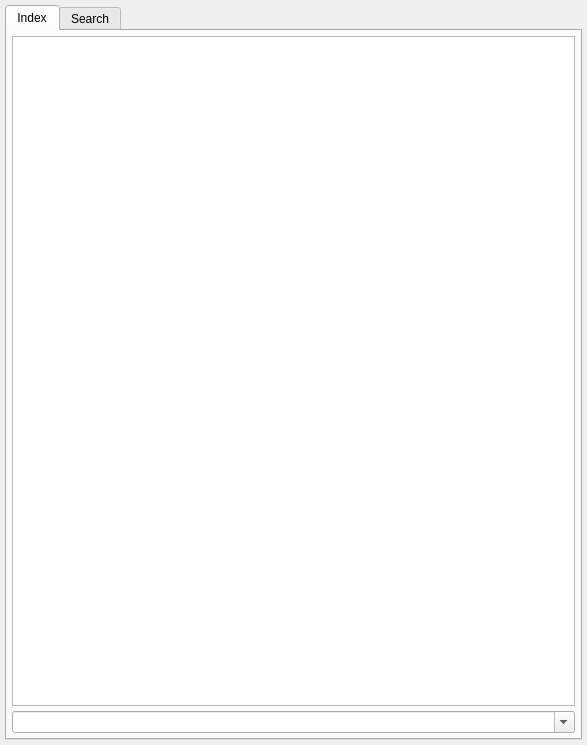
<?xml version="1.0" encoding="UTF-8"?>
<ui version="4.0">
 <class>MainWidget</class>
 <widget class="QWidget" name="MainWidget">
  <property name="geometry">
   <rect>
    <x>0</x>
    <y>0</y>
    <width>587</width>
    <height>745</height>
   </rect>
  </property>
  <property name="sizePolicy">
   <sizepolicy hsizetype="Preferred" vsizetype="Preferred">
    <horstretch>0</horstretch>
    <verstretch>0</verstretch>
   </sizepolicy>
  </property>
  <property name="windowTitle">
   <string notr="true">WordList</string>
  </property>
  <layout class="QHBoxLayout" name="horizontalLayout">
   <item>
    <widget class="QTabWidget" name="tabWidget">
     <property name="tabPosition">
      <enum>QTabWidget::North</enum>
     </property>
     <property name="tabShape">
      <enum>QTabWidget::Rounded</enum>
     </property>
     <property name="currentIndex">
      <number>0</number>
     </property>
     <widget class="QWidget" name="indexTab">
      <attribute name="title">
       <string>Index</string>
      </attribute>
      <layout class="QVBoxLayout" name="verticalLayout">
       <item>
        <widget class="QListView" name="indexList">
         <property name="autoScroll">
          <bool>true</bool>
         </property>
         <property name="editTriggers">
          <set>QAbstractItemView::NoEditTriggers</set>
         </property>
         <property name="showDropIndicator" stdset="0">
          <bool>false</bool>
         </property>
         <property name="alternatingRowColors">
          <bool>false</bool>
         </property>
         <property name="selectionBehavior">
          <enum>QAbstractItemView::SelectRows</enum>
         </property>
         <property name="selectionRectVisible">
          <bool>false</bool>
         </property>
        </widget>
       </item>
       <item>
        <widget class="QComboBox" name="indexCombo">
         <property name="autoFillBackground">
          <bool>false</bool>
         </property>
         <property name="editable">
          <bool>true</bool>
         </property>
         <property name="insertPolicy">
          <enum>QComboBox::InsertAtTop</enum>
         </property>
         <property name="frame">
          <bool>true</bool>
         </property>
        </widget>
       </item>
      </layout>
     </widget>
     <widget class="QWidget" name="searchTab">
      <attribute name="title">
       <string>Search</string>
      </attribute>
      <layout class="QVBoxLayout" name="verticalLayout_2">
       <item>
        <widget class="QTableView" name="searchTable">
         <property name="autoScroll">
          <bool>true</bool>
         </property>
         <property name="editTriggers">
          <set>QAbstractItemView::NoEditTriggers</set>
         </property>
         <property name="tabKeyNavigation">
          <bool>false</bool>
         </property>
         <property name="showDropIndicator" stdset="0">
          <bool>false</bool>
         </property>
         <property name="dragDropOverwriteMode">
          <bool>false</bool>
         </property>
         <property name="selectionMode">
          <enum>QAbstractItemView::SingleSelection</enum>
         </property>
         <property name="selectionBehavior">
          <enum>QAbstractItemView::SelectRows</enum>
         </property>
         <property name="horizontalScrollMode">
          <enum>QAbstractItemView::ScrollPerPixel</enum>
         </property>
         <property name="wordWrap">
          <bool>false</bool>
         </property>
         <property name="cornerButtonEnabled">
          <bool>false</bool>
         </property>
         <attribute name="horizontalHeaderVisible">
          <bool>false</bool>
         </attribute>
         <attribute name="horizontalHeaderHighlightSections">
          <bool>false</bool>
         </attribute>
         <attribute name="verticalHeaderVisible">
          <bool>false</bool>
         </attribute>
         <attribute name="verticalHeaderHighlightSections">
          <bool>false</bool>
         </attribute>
        </widget>
       </item>
       <item>
        <layout class="QHBoxLayout" name="horizontalLayout_2">
         <item>
          <widget class="QComboBox" name="searchCombo">
           <property name="editable">
            <bool>true</bool>
           </property>
           <property name="insertPolicy">
            <enum>QComboBox::InsertAtTop</enum>
           </property>
          </widget>
         </item>
         <item>
          <widget class="QCheckBox" name="rxCheck">
           <property name="enabled">
            <bool>true</bool>
           </property>
           <property name="sizePolicy">
            <sizepolicy hsizetype="Fixed" vsizetype="Fixed">
             <horstretch>0</horstretch>
             <verstretch>0</verstretch>
            </sizepolicy>
           </property>
           <property name="text">
            <string>RegExp</string>
           </property>
          </widget>
         </item>
         <item>
          <widget class="QToolButton" name="searchButton">
           <property name="text">
            <string/>
           </property>
           <property name="icon">
            <iconset resource="sandic.qrc">
             <normaloff>:/rc/magnifying_glass.png</normaloff>:/rc/magnifying_glass.png</iconset>
           </property>
           <property name="popupMode">
            <enum>QToolButton::DelayedPopup</enum>
           </property>
           <property name="arrowType">
            <enum>Qt::NoArrow</enum>
           </property>
          </widget>
         </item>
        </layout>
       </item>
      </layout>
     </widget>
    </widget>
   </item>
  </layout>
 </widget>
 <layoutdefault spacing="5" margin="5"/>
 <resources>
  <include location="sandic.qrc"/>
 </resources>
 <connections/>
 <designerdata>
  <property name="gridDeltaX">
   <number>5</number>
  </property>
  <property name="gridDeltaY">
   <number>5</number>
  </property>
  <property name="gridSnapX">
   <bool>true</bool>
  </property>
  <property name="gridSnapY">
   <bool>true</bool>
  </property>
  <property name="gridVisible">
   <bool>true</bool>
  </property>
 </designerdata>
</ui>
